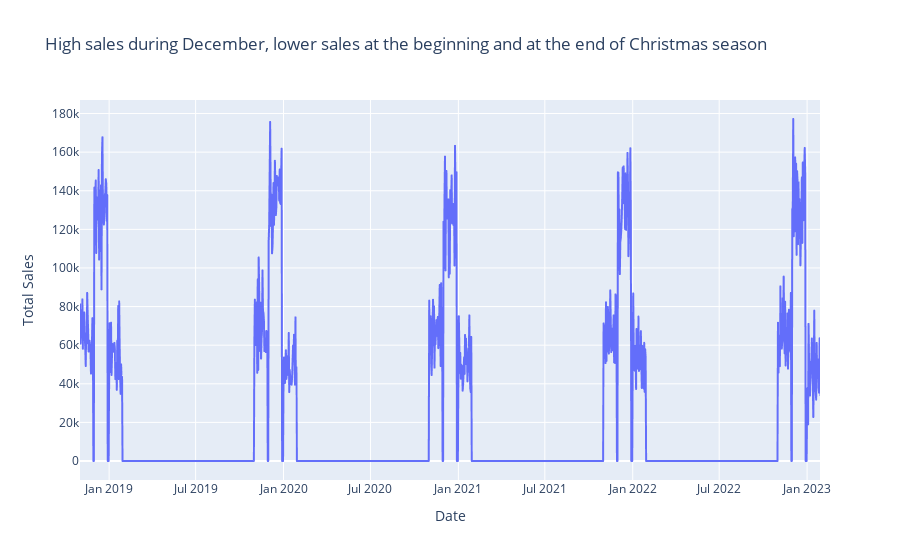

The cell this chart's notebook holds for it:
### Markdown cell above
# Time Series Analysis

### Code cell
temp = df.set_index('Date').resample('D')['Total Sales'].sum().reset_index()
# temp = df.groupby('Date').resample('D')['Total Sales'].sum().reset_index()

px.line(temp, x='Date', y='Total Sales', 
        title="High sales during December, lower sales at the beginning and at the end of Christmas season")

### Figure 1 — Plotly figure (JSON) as saved in the notebook; plotly's stock layout.template omitted (floating-point values rounded to 4 significant figures; data arrays with more than 128 entries replaced by an {"elided": "..."} marker saying what was removed)
{"data": [{"hovertemplate": "Date=%{x}<br>Total Sales=%{y}<extra></extra>", "legendgroup": "", "line": {"color": "#636efa", "dash": "solid"}, "marker": {"symbol": "circle"}, "mode": "lines", "name": "", "showlegend": false, "type": "scattergl", "x": {"elided": "1550 str values"}, "xaxis": "x", "y": {"elided": "1550 float values"}, "yaxis": "y"}], "layout": {"legend": {"tracegroupgap": 0}, "title": {"text": "High sales during December, lower sales at the beginning and at the end of Christmas season"}, "xaxis": {"anchor": "y", "domain": [0, 1], "title": {"text": "Date"}}, "yaxis": {"anchor": "x", "domain": [0, 1], "title": {"text": "Total Sales"}}}}
